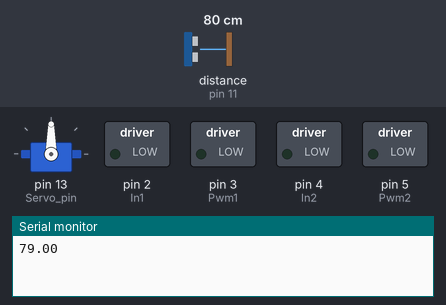
This sketch was run on a simulated Arduino Uno, built with avr-gcc and run on an emulated ATmega328P. Shown: servo, switched loads named in the sketch (green lamp = pin HIGH), the last lines printed to the serial monitor. Wiring (inferred from the names in the program): ultrasonic range finder: trigger pin 10; echo pin 11. The test bench sets the inputs (shaded band); at power-on: distance to the obstacle (sensor on pin 11) 80 cm. The echo pulse lasts 58.3 µs per cm; pins used as bus, display or sensor lines are not drawn.

Above: at 0.1 s.
At 0.6 s:
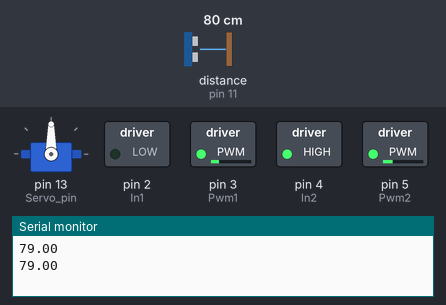
Timing chart, 0 to 2.1 s (numbered marks = the images above):
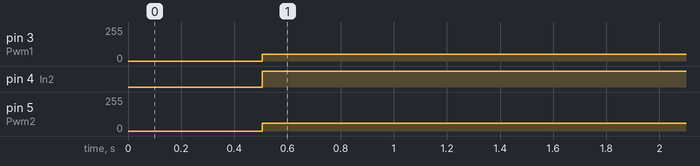

The sketch:

Modo_evasor.ino
```cpp
#include <Servo.h>
#define In1 2
#define In2 4
#define Pwm1 3
#define In3 6
#define In4 7
#define Pwm2 5
#define B_TX 8
#define B_RX 9
#define Echo 11
#define Trigger 10
#define Servo_pin 13

#define S1 A0
#define S2 A1
#define S3 A2
#define S4 A3
#define S5 12


int Menu;
//Movimientos basicos
void Motores_init();
void Motores_mv(int velocidad_izquierda, int velocidad_derecha);

//Para evasor de obstaculos
Servo servo_1;
void evasor_init();
float Obtener_Distancia();

// Para seguidor de linea
bool sensores[5];
void seguidor_init();
void leer_sensores();
void print_sensores();

void setup()
{
  Serial.begin(9600);
  evasor_init();
  Motores_init();

}

void loop()
{
    Serial.println(Obtener_Distancia());
    delay(500);
    Motores_mv(50, 60);
}
void Motores_mv(int velocidad_izquierda, int velocidad_derecha){
    if(velocidad_izquierda>0)
    {
        analogWrite(Pwm1, velocidad_izquierda);
        digitalWrite(In1, LOW);
        digitalWrite(In2, HIGH);

    }
    else
    {
        velocidad_izquierda = -1 * velocidad_izquierda;
        analogWrite(Pwm1, velocidad_izquierda);
        digitalWrite(In1, HIGH);
        digitalWrite(In2, LOW);
    }
    if (velocidad_derecha > 0)
    {
        analogWrite(Pwm2, velocidad_derecha);
        digitalWrite(In3, LOW);
        digitalWrite(In4, HIGH);
    }
    else
    {
        velocidad_derecha = -1 * velocidad_derecha;
        analogWrite(Pwm2, velocidad_derecha);
        digitalWrite(In3, HIGH);
        digitalWrite(In4, LOW);
    }
}

void Motores_init(){
    pinMode(In1, OUTPUT);
    pinMode(In2, OUTPUT);
    pinMode(Pwm1, OUTPUT);
}
void evasor_init(){
    pinMode(Trigger, OUTPUT);
    pinMode(Echo, INPUT);
    servo_1.attach(Servo_pin);
    servo_1.write(90);
}

float Obtener_Distancia(){
    long lduration;
    long ldistance;

    digitalWrite(Trigger, LOW);
    delayMicroseconds(2);
    digitalWrite(Trigger, HIGH);
    delayMicroseconds(10);
    digitalWrite(Trigger, LOW);
    lduration = pulseIn(Echo, HIGH);
    ldistance = (lduration / 2) / 29.1;
    return ldistance;
}

void leer_sensores(){
    sensores[0] = digitalRead(S1);
    sensores[1] = digitalRead(S2);
    sensores[2] = digitalRead(S3);
    sensores[3] = digitalRead(S4);
    sensores[4] = digitalRead(S5);
}
void print_sensores(){
    for (size_t i = 0; i < 5; i++)
    {
        Serial.print(sensores[i]);
        Serial.print("\t");
        /* code */
    }
    Serial.println("");
}

void seguidor_init(){
    pinMode(S1, INPUT_PULLUP);
    pinMode(S2, INPUT_PULLUP);
    pinMode(S3, INPUT_PULLUP);
    pinMode(S4, INPUT_PULLUP);
    pinMode(S5, INPUT_PULLUP);
}
```

Measured:
- by itself, pin 3 (Pwm1): 0/255 → 50/255 at 0.51 s
- by itself, pin 4 (In2): LOW → HIGH at 0.51 s
- by itself, pin 5 (Pwm2): 0/255 → 60/255 at 0.51 s
